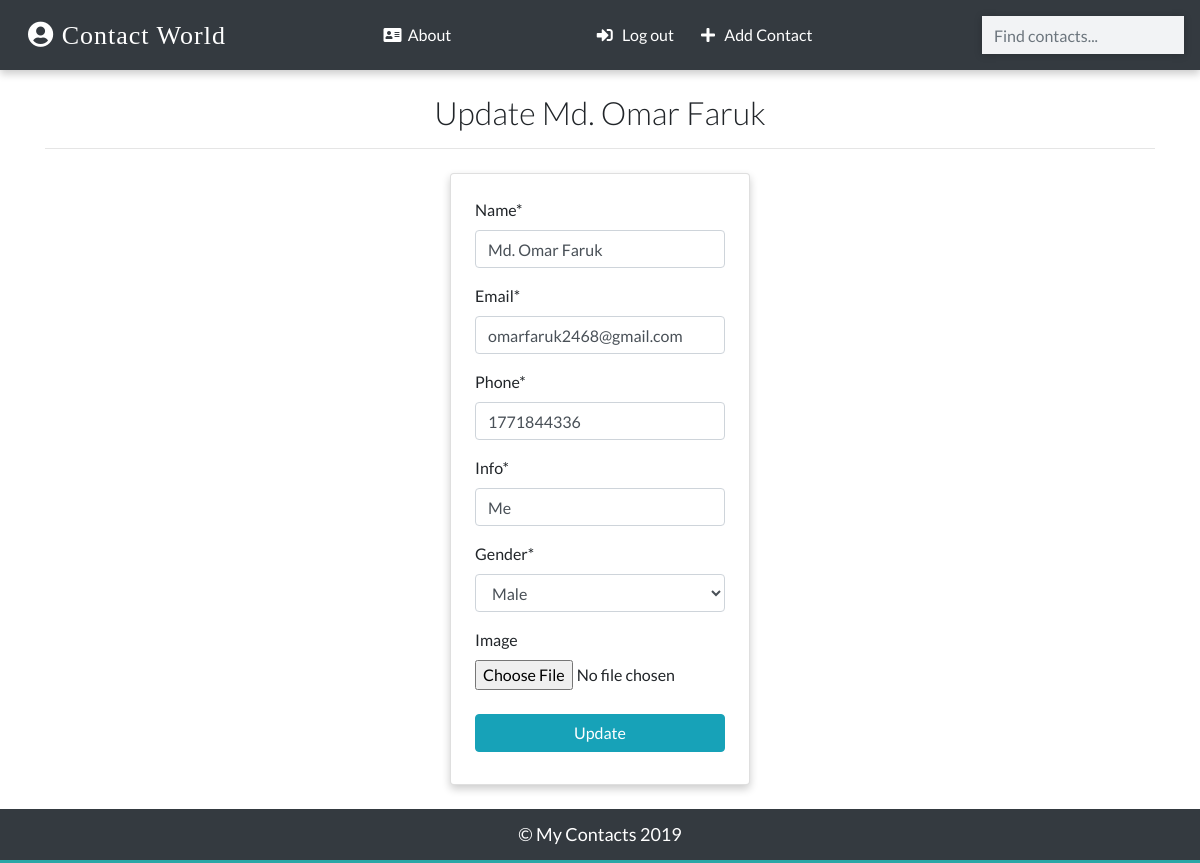
The app's page /contacts/update/18 (signed in) with its own data.
### app/models.py (models this page shows)
class Contact(models.Model):
    manager = models.ForeignKey(User, on_delete=models.CASCADE, default=None) # When the user is deleted it will clear the contact
    name = models.CharField(max_length=20)
    email = models.EmailField(max_length=100)
    phone = models.IntegerField()
    info = models.CharField(max_length=30)
    gender = models.CharField(max_length=50, choices=(
    ('male','Male'),
    ('female','Female')
    ))
    image = models.ImageField(upload_to='images/', blank=True)
    date_added = models.DateTimeField(default=datetime.now)
    def __str__(self):
        return self.name
    class Meta:
        ordering = ['-id']    ## Ordering the display items by id

### app/views.py (the view, shortened to what this page needs)
# urls.py: path('contacts/update/<int:pk>', views.ContactUpdateView.as_view(), name = "update"),
class ContactUpdateView(LoginRequiredMixin, UpdateView):
    model = Contact
    template_name = 'update.html'
    fields = ['name','email','phone','info','gender','image']

### templates/update.html (shortened to what this page needs)
{% extends 'base.html' %}
{% load crispy_forms_tags %}
{% block content %}
{% if contact.manager == request.user %}
<div class="container">
  <h2 class="heading font-weight-light text-center">Update {{ contact }}</h2>
  <hr>
  </div>
  <div class="container w-25 card p-4 mt-4">
    <form action="" method="POST" enctype="multipart/form-data">
    {{ form|crispy }}
    <input type="submit" value="Update" class="btn btn-info w-100 text-white text-center my-2">
    </form>
  </div>
{% else %}
<div class="container">
  <h2 class="heading font-weight-light text-center">You don't have access to this page!</h2>
</div>
{% endif %}
{% endblock content %}

### static/css/main.css (style rules this page uses)
:root { --back: #29a7a6; --girl: #e64298; --boy: #2874dd; }
body { font-family: Lato, sans-serif; }
.card { box-shadow: 0 4px 8px 0 rgba(0, 0, 0, 0.2); transition: 0.3s; min-width: 250px; box-sizing: border-box; }

### records on screen
Contact: name "Md. Omar Faruk", email "omarfaruk2468@gmail.com", phone "1771844336", info "Me", gender "Male"
